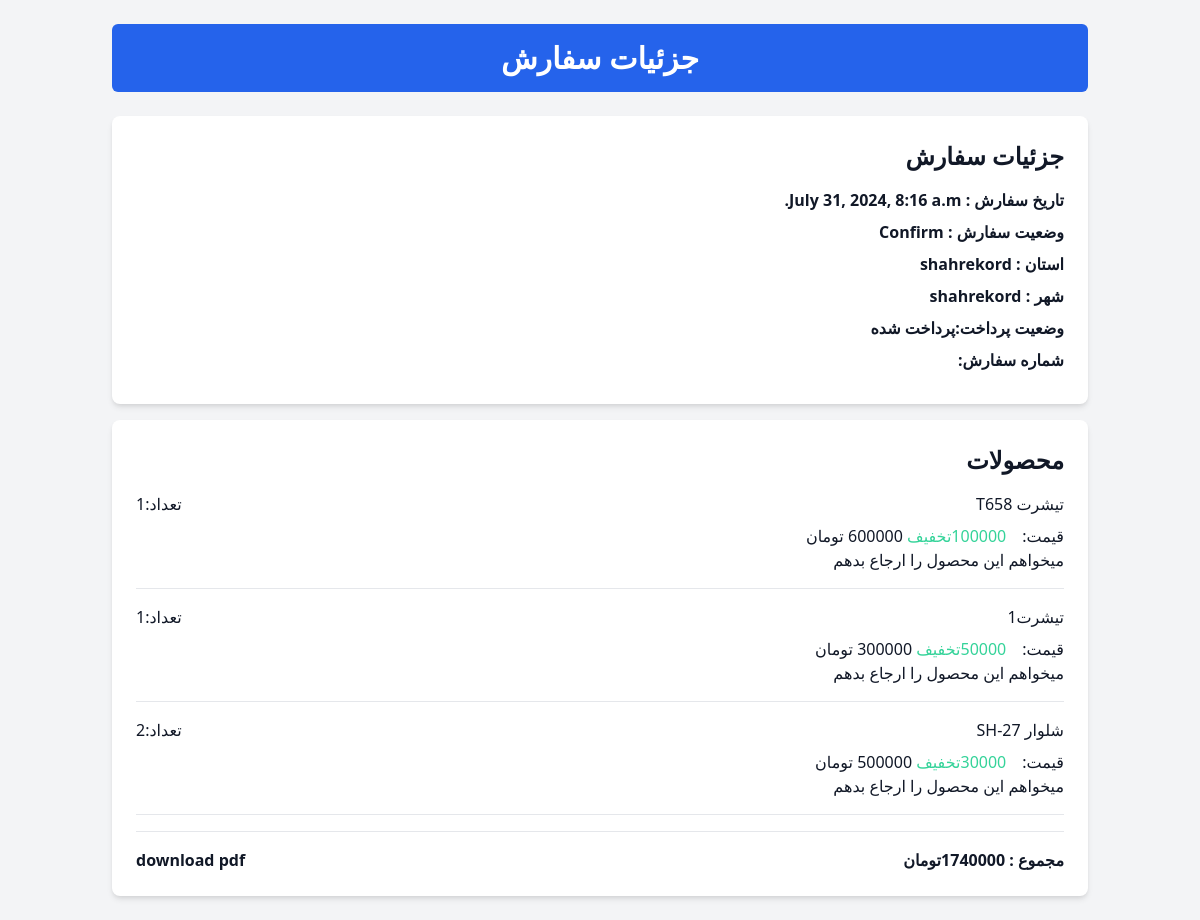
The app's page /orders/order_details/64 (signed in) with its own data.
### orders/models.py (models this page shows, shortened)
class Order(models.Model):
    STATUS_CHOICES = [
        ('C0', 'Confirm'),
        ('Q1', 'In the review queue'),
        ('R2', 'Received from the seller'),
        ('P3', 'Preparing the order'),
        ('D4', 'Delivery to the post office'),
        ('D5', 'Delivery to the customer'),
        ('R6', 'Return of the cost due to lack of stock'),
        ('N7', 'Not Paid')
    ]
    buyer = models.ForeignKey(ShopUser, on_delete=models.SET_NULL, related_name='orders', null=True)
    first_name = models.CharField(max_length=50)
    last_name = models.CharField(max_length=50)
    phone = models.CharField(max_length=11)
    address = models.CharField(max_length=250)
    postal_code = models.CharField(max_length=10)
    province = models.CharField(max_length=50)
    city = models.CharField(max_length=50)
    created = models.DateTimeField(auto_now_add=True)
    updated = models.DateTimeField(auto_now=True)
    paid = models.BooleanField(default=False)
    status_order = models.CharField(max_length=2, choices=STATUS_CHOICES, default='In the review queue')
    class Meta:
        ordering = ['-created']
        indexes = [
            models.Index(fields=['-created'])
        ]
    def get_total_cost(self):
        return sum(item.get_cost() for item in self.items.all())
    def get_post_cost(self):
        weight = sum(item.get_weight() for item in self.items.all())
        if weight < 1000:
            return 20000
        elif 1000 <= weight <= 2000:
            return 30000
        else:
            return 50000
    def get_final_cost(self):
        price = self.get_post_cost() + self.get_total_cost()
        return price

class OrderItem(models.Model):
    order = models.ForeignKey(Order, related_name='items', on_delete=models.CASCADE)
    product = models.ForeignKey(Product, related_name='order_items', on_delete=models.CASCADE)
    price = models.PositiveIntegerField(default=0)
    quantity = models.PositiveIntegerField(default=1)
    weight = models.PositiveIntegerField(default=0)
    def get_cost(self):
        return self.price * self.quantity
    def get_weight(self):
        return self.quantity * self.weight

### shop/models.py (models this page shows, shortened)
class Product(models.Model):
    category = models.ForeignKey(Category, related_name='products', on_delete=models.CASCADE)
    name = models.CharField(max_length=255)
    slug = models.SlugField(max_length=255)
    description = models.TextField(max_length=1200)
    inventory = models.PositiveIntegerField(default=0)
    price = models.PositiveIntegerField(default=0)
    weight = models.PositiveIntegerField(default=0)
    off = models.PositiveIntegerField(default=0)
    new_price = models.PositiveIntegerField(default=0)
    created = models.DateTimeField(auto_now_add=True)
    updated = models.DateTimeField(auto_now=True)
    class Meta:
        ordering = ['-created']
        indexes = [
            models.Index(fields=['id', 'slug']),
            models.Index(fields=['name']),
            models.Index(fields=['-created']),
        ]

### orders/views.py (the view)
# urls.py: path('order_details/<int:id>', views.order_detail, name='order_detail'),
@login_required
def order_detail(request, id):
    user = request.user
    order = Order.objects.get(id=id)
    if user == order.buyer:
        show_status = list(map(lambda x: Order.STATUS_CHOICES[int(order.status_order[1])][1], Order.STATUS_CHOICES))
        context = {
            'order': order,
            'status': show_status[1],
        }
        return render(request, 'order_detail.html', context)
    else:
        return HttpResponse('This URL is not related to this user.')

### cart/context_processor.py (called while the page is built)
def cart(request):
    return {'cart': Cart(request)}

### orders/templates/order_detail.html (shortened to what this page needs)
{% load static tailwind_tags %}
{% load template_tag%}
{% load static %}
<!DOCTYPE html>
<html lang="fa"  dir="rtl">
<head>
    {% tailwind_css %}
    <link href="https://cdn.jsdelivr.net/npm/tailwindcss@2.2.19/dist/tailwind.min.css" rel="stylesheet">
</head>
<body class="bg-gray-100 text-gray-900">
<div class="container mx-auto p-6">
    <header class="bg-blue-600 p-4 text-white text-center rounded-md mb-6">
        <h1 class="text-3xl font-bold">جزئیات سفارش</h1>
    </header>
    <section class="bg-white rounded-lg shadow-md p-6 mb-4">
        <h2 class="text-2xl font-semibold mb-4">جزئیات سفارش</h2>
        <div class="mb-2">
            <span class="font-bold">تاریخ سفارش   :  {{order.created}}   </span>
        </div>
        <div class="mb-2">
            <span class="font-bold">وضعیت سفارش   :  {{status}}  </span>
        </div>
        {% if order.paid == True %}
        <div class="mb-2">
            <span class="font-bold">استان  :  {{order.province}}</span>
        </div>
        <div class="mb-2">
            <span class="font-bold">شهر  :  {{order.city}}</span>
        </div>
        <div class="mb-2">
            <span class="font-bold">وضعیت پرداخت:پرداخت شده</span>
        </div>
        <div class="mb-2">
            <span class="font-bold">  شماره سفارش:</span>
        </div>
        {% else %}
         <div class="mb-2">
            <span class="font-bold ">پرداخت نشده :وضعیت پرداخت  </span>
        </div>
        {%endif%}
    </section>
    <section class="bg-white rounded-lg shadow-md p-6">
        <h2 class="text-2xl font-semibold mb-4">محصولات</h2>
        {% for item in order.items.all %}
        <div class="border-b border-gray-200 pb-4 mb-4">
            <div class="flex justify-between mb-2">
                <a href="{% url 'shop:product_detail' item.product.id item.product.slug %}">{{item.product.description}}</a>
                <span>تعداد:{{item.quantity}}</span>
            </div>
            <div class="flex">
                <span class="pl-4">  قیمت: </span>
                <span><span class="text-emerald-400">  {{item.product.off}}تخفیف   </span>      {{item.product.price}} تومان </span>
            </div>
             {% if order.paid == True %}
                 <a class="hover:text-red-600" href="{% url 'orders:reference' order.id %}">میخواهم این محصول را ارجاع بدهم</a>
            {%endif%}
        </div>
        {% endfor %}
        <div class="flex justify-between font-bold border-t border-gray-200 pt-4">
            <span>مجموع  : {{order.get_final_cost}}تومان</span>
             <a href="{% url 'orders:pdf' order.id %}">download pdf</a>
        </div>
    </section>
</div>
</body>
</html>

### records on screen
Order: created "July 31, 2024, 8:16 a.m.", province "shahrekord", city "shahrekord", get_final_cost "1740000"
OrderItem: product.description "تیشرت T658", quantity "1", product.off "100000", product.price "600000"
OrderItem: product.description "تیشرت1", quantity "1", product.off "50000", product.price "300000"
OrderItem: product.description "شلوار SH-27", quantity "2", product.off "30000", product.price "500000"

### other values on screen
{{ status }} "Confirm"
